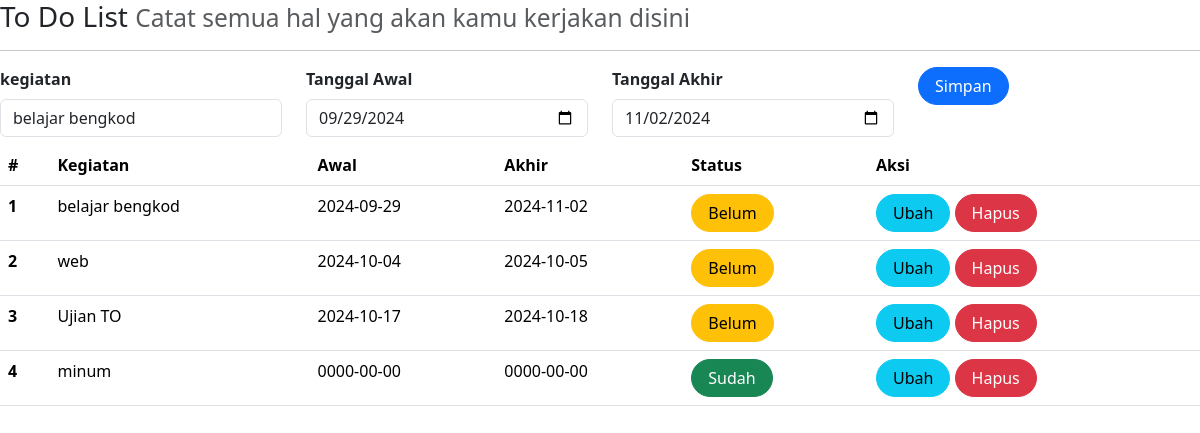
/index.php?id=9, run on the app's committed database.
### tables this page shows
CREATE TABLE `kegiatan` (
  `id` int(11) NOT NULL,
  `isi` text DEFAULT NULL,
  `tgl_awal` date DEFAULT NULL,
  `tgl_akhir` date DEFAULT NULL,
  `status` int(1) DEFAULT NULL
);

### index.php (the view, shortened to what this page needs)
<?php
include_once("koneksi.php");
?>
<!DOCTYPE html>
<html lang="en">
  <head>
    <link
      rel="stylesheet"
      href="./bootstrap-5.3.3-dist/css/bootstrap.min.css"
    />
  </head>
  <body>
    <h3>
      <small class="text-muted">
        Catat semua hal yang akan kamu kerjakan disini
      </small>
    </h3>
    <hr>
     <form class="form row" method="post" action="" name="myForm" onsubmit="return(validate());">
        <?php
        $isi = '';
        $tgl_awal = '';
        $tgl_akhir = '';
        if (isset($_GET['id'])) {
            $ambil = mysqli_query($mysqli,"SELECT * FROM kegiatan WHERE id='".$_GET['id']."'");
            while ($row = mysqli_fetch_array($ambil)) {
                $isi = $row["isi"];
                $tgl_awal = $row["tgl_awal"];
                $tgl_akhir = $row["tgl_akhir"];
            }
        ?>
        <?php
        }
        ?>
        <div class="col">
            <label for="inputIsi" class="form-label fw-bold">
                kegiatan
            </label>
            <input type="text" class="form-control" name="isi" id="inputIsi" placeholder="Kegiatan" value="<?php echo $isi?>">
        </div>
        <div class="col">
            <label for="inputTanggalAwal" class="form-label fw-bold">
                Tanggal Awal
            </label>
            <input type="date" class="form-control" name="tgl_awal" id="inputTanggalAwal" placeholder="Tanggal Awal" value="<?php echo $tgl_awal?>">
        </div>
        <div class="col mb-2">
            <label for="inputTanggalAkhir" class="form-label fw-bold">
                Tanggal Akhir
            </label>
            <input type="date" class="form-control" name="tgl_akhir" id="inputTanggalAkhir" placeholder="Tanggal Akhir" value="<?php echo $tgl_akhir?>">
        </div>
        <div class="col">
        <button type="submit" class="btn btn-primary rounded-pill px-3" name="simpan">Simpan</button>
    </div>
     </form>
      <table class="table table-hover">
        <thead>
            <tr>
                <th scope="col">#</th>
                <th scope="col">Kegiatan</th>
                <th scope="col">Awal</th>
                <th scope="col">Akhir</th>
                <th scope="col">Status</th>
                <th scope="col">Aksi</th>
            </tr>
        </thead>
        <tbody>
            <?php
            $result = mysqli_query($mysqli,'SELECT * FROM kegiatan ORDER BY status,tgl_awal');
            $no = 1;
            while($data = mysqli_fetch_array($result)) {
                ?>
                <tr>
                    <th scope="row"><?php echo $no++ ?></th>
                    <td><?php echo $data['isi'] ?></td>
                    <td><?php echo $data['tgl_awal'] ?></td>
                    <td><?php echo $data['tgl_akhir'] ?></td>
                    <td>
                        <?php
                       if ($data['status'] == '1') {
                        ?>
                            <a class="btn btn-success rounded-pill px-3" type="button"
                            href="index.php?id=<?php echo $data['id'] ?>&aksi=ubah_status&status=0">
                            Sudah
                            </a>
                        <?php
                        } else {
                        ?>
                            <a class="btn btn-warning rounded-pill px-3" type="button"
                            href="index.php?id=<?php echo $data['id'] ?>&aksi=ubah_status&status=1">
                            Belum</a>
                        <?php
                        }
                        ?>
                    </td>
                    <td>
                      <a class="btn btn-info rounded-pill px-3" href="index.php?id=<?php echo $data['id'] ?>">Ubah</a>
                      <a class="btn btn-danger rounded-pill px-3" href="index.php?id=<?php echo $data['id'] ?>&aksi=hapus">Hapus </a>
                    </td>
                </tr>
                <?php
              }
              ?>
        </tbody>
      </table>
  </body>
</html>

### data on the page
kegiatan: isi "belajar bengkod", tgl_awal "09/29/2024", tgl_akhir "11/02/2024", tgl_awal "2024-09-29", tgl_akhir "2024-11-02"
kegiatan: isi "web", tgl_awal "2024-10-04", tgl_akhir "2024-10-05"
kegiatan: isi "Ujian TO", tgl_awal "2024-10-17", tgl_akhir "2024-10-18"
kegiatan: isi "minum", tgl_awal "0000-00-00", tgl_akhir "0000-00-00"
